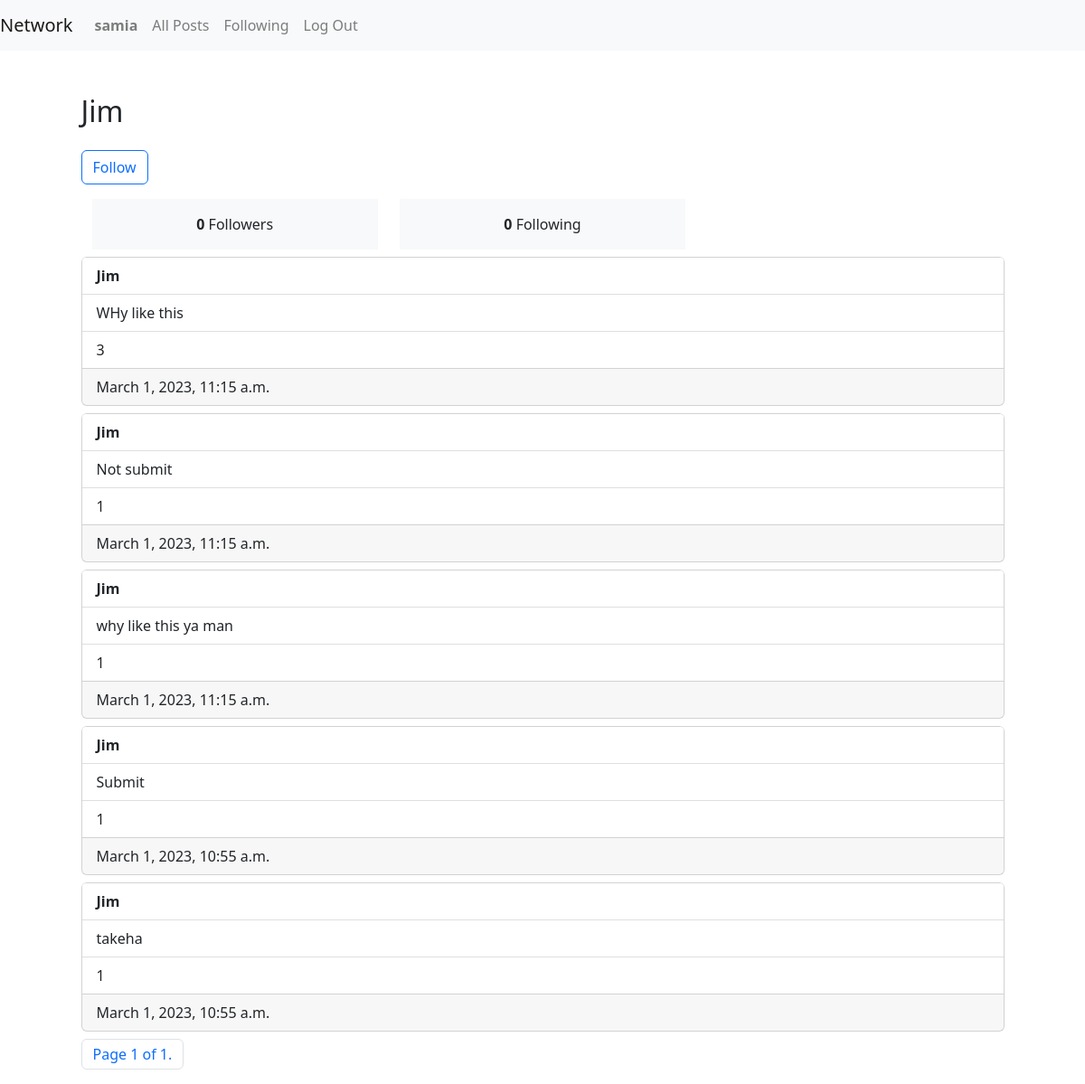
Page /3 (signed in) on the earlier database version.
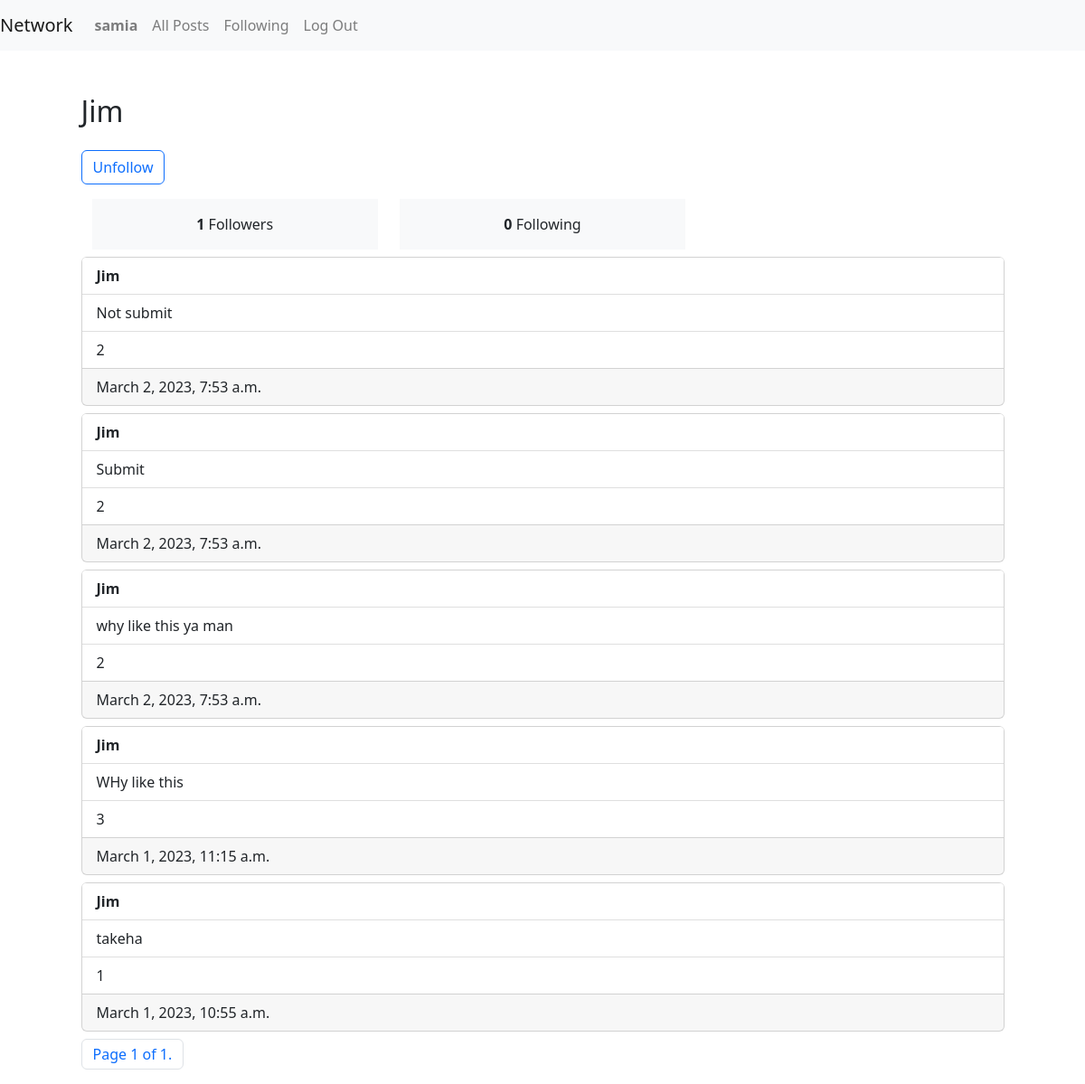
Same page on the later database version.
### network/models.py (models this page shows, shortened)
class Post(models.Model):
    publisher = models.ForeignKey(
        User, on_delete=models.CASCADE, related_name="posted_by")
    tweet = models.CharField(max_length=280)
    date_time = models.DateTimeField(auto_now=True)
    likes = models.IntegerField(default=0)
    liked_by = models.ManyToManyField(
        User, related_name="liked_posts", blank=True)

class User(AbstractUser):
    pass

### network/views.py (the view, shortened to what this page needs)
# urls.py: path("<int:user_id>", views.profile, name="profile"),
@login_required(login_url='/login')
def profile(request, user_id):
    following = Follow.objects.filter(followee_id=user_id)
    followers = Follow.objects.filter(follower_id=user_id)
    followings_list = Follow.objects.filter(
        follower=request.user, followee_id=user_id)
    ff_list = []
    for ff in followings_list:
        print(ff.follower)
        ff_list.append(str(ff.follower))
    following_count = len(following)
    followers_count = len(followers)
    posts = Post.objects.filter(publisher_id=user_id).order_by("-date_time")
    me = request.user
    username = User.objects.get(pk=user_id)
    paginator = Paginator(posts, 10)
    page_number = request.GET.get('page')
    page_obj = paginator.get_page(page_number)
    return render(request, "network/profile.html",
                  {
                      "following": following_count,
                      "followers": followers_count,
                      "username": str(username.username),
                      "page_obj": page_obj,
                      "me": str(me),
                      "f_list": ff_list,
                      "user_id": user_id
                  }
                  )

### network/templates/network/profile.html (shortened to what this page needs)
{% extends "network/layout.html" %}
{% block body %}
<h2 class="mt-5 mb-4"> {{username|title}}</h2>
{%if me != username%}
{%if me in f_list%}
<form action="{% url 'profile' user_id %}" method="POST" class="mt-3 mb-3">
    <input type="submit" name="unfollow" value="Unfollow" class="btn btn-outline-primary">
</form>
{%elif me not in f_list%}
<form action="{% url 'profile' user_id %}" method="POST" class="mt-3 mb-3">
    <input type="submit" name="follow" value="Follow" class="btn btn-outline-primary">
</form>
{%endif%}
{%endif%}
<div class="container text-center">
    <div class="row">
        <div class="col">
            <div class="p-3 mb-2 bg-light "> <b>{{following}}</b> Followers</div>
        </div>
        <div class="col">
            <div class="p-3 mb-2 bg-light"> <b>{{followers}}</b> Following</div>
        </div>
        <div class="col">
        </div>
    </div>
</div>
{%for post in page_obj%}
<div class="mb-2">
    <div class="card">
        <ul class="list-group list-group-flush">
            <li class="list-group-item"><b>{{post.publisher|title}}</b></li>
            <li class="list-group-item">{{post.tweet}}</li>
            <li class="list-group-item">{{post.likes}}</li>
        </ul>
        <div class="card-footer">
            {{post.date_time}}
        </div>
    </div>
</div>
{%endfor%}
<nav aria-label="Page navigation">
    <ul class="pagination">
        <li class="page-item"> <a class="page-link" href=""> Page {{ page_obj.number }} of
                {{page_obj.paginator.num_pages }}.</a>
        </li>
    </ul>
</nav>
{% endblock %}

Differences in the rows shown:
changed Post "Not submit": likes "1" → "2"; date_time "March 1, 2023, 11:15 a.m." → "March 2, 2023, 7:53 a.m."; moves up the list
changed Post "Submit": likes "1" → "2"; date_time "March 1, 2023, 10:55 a.m." → "March 2, 2023, 7:53 a.m."; moves up the list
changed Post "why like this ya man": likes "1" → "2"; date_time "March 1, 2023, 11:15 a.m." → "March 2, 2023, 7:53 a.m."; moves down the list
Other differences:
form field unfollow: (not shown) → "Unfollow"
{{ following }}: "0" → "1"
form field follow: "Follow" → (not shown)
